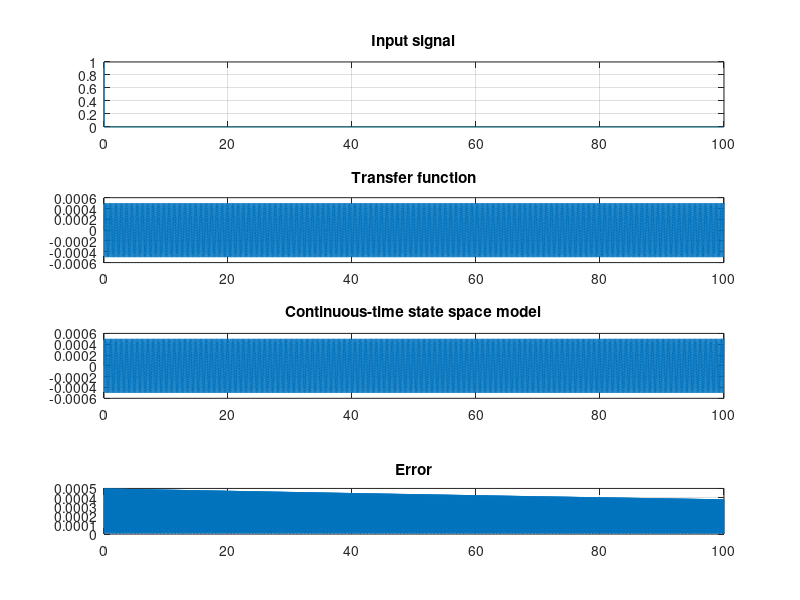

Here is the MATLAB script that generated this plot:
clear; clc;

m = 0.1;
k = 100;
F = 1;

f0 = sqrt(k/m);
Fs = f0*10;

%% Transfer function model

% Use symbol 's' to construct the tf
% s = tf('s');
% sys_tf = 1/(m*s^2+k)

num = [1];
den = [m 0 k];

sys_tf = tf(num,den);

%% State space model

A = [0 1; -k/m 0];
B = [0 1/m]';
C = [1 0];
D = [0];

sys_ss = ss(A,B,C,D);

%% Discrete-time state space model

I = eye(2);
Ts = 1/Fs;
Ad = I + A*Ts + A^2*Ts^2/2 + A^3*Ts^3/6; % Ordered 3
Bd = A^-1*(Ad-I)*B;
Cd = C;
Dd = D;

sys_ssd = ss(Ad,Bd,Cd,Dd,Ts);

%% Simulation

t_end = 100;
t = linspace(0, t_end, t_end*Fs + 1);
u_sin = sin(t*f0);
u_step = ones(size(t))*F;
u_impulse = zeros(size(t)); u_impulse(1) = F;

u = u_impulse;
y_tf  = lsim(sys_tf,  u, t);
y_ss  = lsim(sys_ss,  u, t);
y_ssd = lsim(sys_ssd, u, t);

%% Plot result

figure(1);

subplot(4, 1, 1);
plot(t, u);
title('Input signal');
grid;

subplot(4, 1, 2);
plot(t, y_tf);
title('Transfer function');
grid;

subplot(4, 1, 3);
plot(t, y_ss);
title('Continuous-time state space model');
grid;

subplot(4, 1, 4);
plot(t, y_ssd);
title('Discrete-time state space model');
grid;

e_c_d = abs(y_ss-y_ssd);
e_tf_c = abs(y_tf-y_ss);
e_tf_d = abs(y_tf-y_ssd);

subplot(5, 1, 5);
plot(t, e_c_d);
title('Error');
grid;